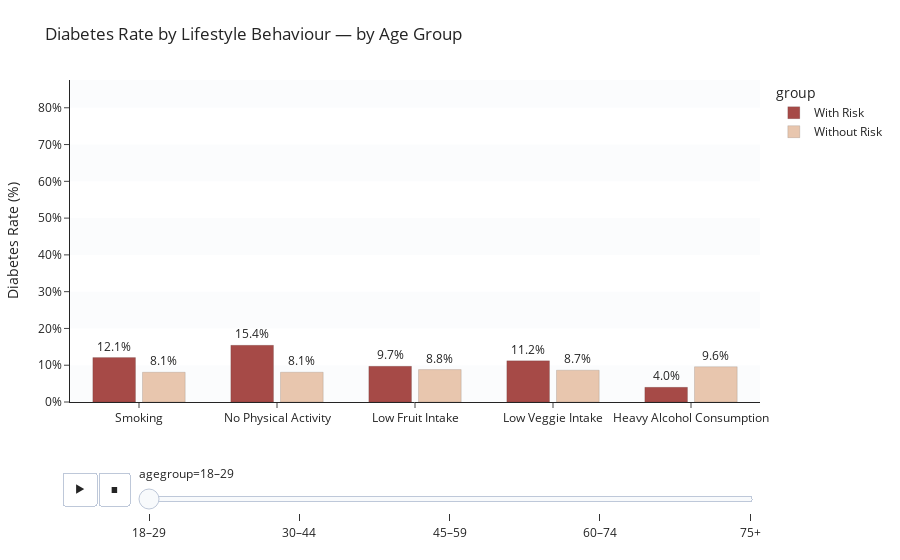

Notebook code cell kept with this figure:
### Code cell
RISK_VALUE = {"smoker":1, "physactivity":0, "fruits":0, "veggies":0, "hvyalcoholconsump":1}
COLOR_MAP  = {"With Risk":"#A64A47", "Without Risk":"#E8C6AE"}
AGE_ORDER  = ["18–29","30–44","45–59","60–74","75+"]
CAT_ORDER  = [lbl for _, lbl in FACTOR_ORDER]

d = df_brfss.copy()
d.columns = d.columns.str.lower()

db = pd.to_numeric(d.get("diabetes_binary"), errors="coerce")
d = d.assign(diabetes_binary=(db == 1).astype(float)).dropna(subset=["diabetes_binary"])

if "age" in d.columns:
    age = pd.to_numeric(d["age"], errors="coerce")
    if age.dropna().between(1,13).all():
        def _map_code(a):
            if a in (1,2): return "18–29"
            if a in (3,4,5): return "30–44"
            if a in (6,7,8): return "45–59"
            if a in (9,10,11): return "60–74"
            if a in (12,13): return "75+"
            return np.nan
        d["agegroup"] = age.astype("Int64").map(_map_code)
    else:
        d["agegroup"] = pd.cut(age, [18,30,45,60,75,np.inf],
                               labels=AGE_ORDER, right=False, include_lowest=True)

fcols = [k for k,_ in FACTOR_ORDER]
idvars = ["diabetes_binary"] + (["agegroup"] if "agegroup" in d.columns else [])
df_long = d.melt(id_vars=idvars, value_vars=fcols,
                 var_name="factor", value_name="value")
df_long["value"] = pd.to_numeric(df_long["value"], errors="coerce").where(lambda s: s.isin([0,1]))
df_long = df_long.dropna(subset=["value"])

risk_map = pd.Series(RISK_VALUE)
df_long["group"] = np.where(df_long["value"] == df_long["factor"].map(risk_map),
                            "With Risk", "Without Risk")
df_long["Factor"] = pd.Categorical(df_long["factor"].map(dict(FACTOR_ORDER)),
                                   categories=CAT_ORDER, ordered=True)

gkeys = ["Factor","group"] + (["agegroup"] if "agegroup" in df_long.columns else [])
summary = (df_long.groupby(gkeys, observed=True)["diabetes_binary"]
                  .agg(sum="sum", n="count", prev="mean")
                  .reset_index())
summary["text"] = (summary["prev"]*100).round(1).astype(str) + "%"

ymax = min(1.0, max(0.05, float(summary["prev"].max())*1.25))

fig = px.bar(
    summary, x="Factor", y="prev", color="group",
    barmode="group", text="text",
    animation_frame=("agegroup" if "agegroup" in summary.columns else None),
    color_discrete_map=COLOR_MAP,
    category_orders={"Factor": CAT_ORDER, "agegroup": AGE_ORDER},
    title="Diabetes Rate by Lifestyle Behaviour" + ("" if "agegroup" not in summary.columns else " — by Age Group")
)

fig.update_traces(
    textposition="outside",
    hovertemplate="<b>%{x}</b><br>%{legendgroup}: %{y:.1%}<br>n=%{customdata[0]}  cases=%{customdata[1]}<extra></extra>",
    customdata=np.c_[summary["n"], summary["sum"]],
    marker_line_width=1, marker_line_color="rgba(0,0,0,0.12)"
)

for i, y0 in enumerate(np.arange(0, ymax, 0.10)):
    if i % 2 == 0:
        fig.add_hrect(y0=y0, y1=min(y0+0.10, ymax),
                      fillcolor="#F2F4F7", line_width=0, layer="below")

fig.update_layout(
    template="simple_white",
    bargap=0.28, bargroupgap=0.14, showlegend=True,
    xaxis=dict(title="", showgrid=False, categoryorder="array", categoryarray=CAT_ORDER),
    yaxis=dict(title="Diabetes Rate (%)", tickformat=".0%", dtick=0.10, range=[0, ymax], showgrid=False),
    margin=dict(l=70, r=30, t=80, b=80)
)

fig.show()

### Figure 1 — Plotly figure (JSON) as saved in the notebook; plotly's stock layout.template omitted (floating-point values rounded to 4 significant figures)
{"data": [{"alignmentgroup": "True", "customdata": [[646, 78], [3306, 894], [9126, 4567], [15139, 9412], [5381, 3366], [1729, 140], [5056, 1097], [10997, 4526], [13873, 8020], [5439, 3246], [350, 54], [1877, 608], [5793, 3370], [9063, 6348], [3910, 2679], [2025, 164], [6485, 1383], [14330, 5723], [19949, 11084], [6910, 3933], [967, 94], [3389, 940], [8485, 4201], [11355, 7291], [3247, 2127], [1408, 124], [4973, 1051], [11638, 4892], [17657, 10141], [7573, 4485], [491, 55], [1505, 465], [4312, 2307], [6297, 4257], [2327, 1526], [1884, 163], [6857, 1526], [15811, 6786], [22715, 13175], [8493, 5086], [175, 7], [488, 100], [984, 258], [1116, 374], [257, 93], [2200, 211], [7874, 1891], [19139, 8835], [27896, 17058], [10563, 6519]], "hovertemplate": "<b>%{x}</b><br>%{legendgroup}: %{y:.1%}<br>n=%{customdata[0]}  cases=%{customdata[1]}<extra></extra>", "legendgroup": "With Risk", "marker": {"color": "#A64A47", "line": {"color": "rgba(0,0,0,0.12)", "width": 1}, "pattern": {"shape": ""}}, "name": "With Risk", "offsetgroup": "With Risk", "orientation": "v", "showlegend": true, "text": ["12.1%", "15.4%", "9.7%", "11.2%", "4.0%"], "textposition": "outside", "type": "bar", "x": ["Smoking", "No Physical Activity", "Low Fruit Intake", "Low Veggie Intake", "Heavy Alcohol Consumption"], "xaxis": "x", "y": [0.1207, 0.1543, 0.09721, 0.112, 0.04], "yaxis": "y"}, {"alignmentgroup": "True", "customdata": [[646, 78], [3306, 894], [9126, 4567], [15139, 9412], [5381, 3366], [1729, 140], [5056, 1097], [10997, 4526], [13873, 8020], [5439, 3246], [350, 54], [1877, 608], [5793, 3370], [9063, 6348], [3910, 2679], [2025, 164], [6485, 1383], [14330, 5723], [19949, 11084], [6910, 3933], [967, 94], [3389, 940], [8485, 4201], [11355, 7291], [3247, 2127], [1408, 124], [4973, 1051], [11638, 4892], [17657, 10141], [7573, 4485], [491, 55], [1505, 465], [4312, 2307], [6297, 4257], [2327, 1526], [1884, 163], [6857, 1526], [15811, 6786], [22715, 13175], [8493, 5086], [175, 7], [488, 100], [984, 258], [1116, 374], [257, 93], [2200, 211], [7874, 1891], [19139, 8835], [27896, 17058], [10563, 6519]], "hovertemplate": "<b>%{x}</b><br>%{legendgroup}: %{y:.1%}<br>n=%{customdata[0]}  cases=%{customdata[1]}<extra></extra>", "legendgroup": "Without Risk", "marker": {"color": "#E8C6AE", "line": {"color": "rgba(0,0,0,0.12)", "width": 1}, "pattern": {"shape": ""}}, "name": "Without Risk", "offsetgroup": "Without Risk", "orientation": "v", "showlegend": true, "text": ["8.1%", "8.1%", "8.8%", "8.7%", "9.6%"], "textposition": "outside", "type": "bar", "x": ["Smoking", "No Physical Activity", "Low Fruit Intake", "Low Veggie Intake", "Heavy Alcohol Consumption"], "xaxis": "x", "y": [0.08097, 0.08099, 0.08807, 0.08652, 0.09591], "yaxis": "y"}], "layout": {"bargap": 0.28, "bargroupgap": 0.14, "barmode": "group", "legend": {"title": {"text": "group"}, "tracegroupgap": 0}, "margin": {"b": 80, "l": 70, "r": 30, "t": 80}, "shapes": [{"fillcolor": "#F2F4F7", "layer": "below", "line": {"width": 0}, "type": "rect", "x0": 0, "x1": 1, "xref": "x domain", "y0": 0, "y1": 0.1, "yref": "y"}, {"fillcolor": "#F2F4F7", "layer": "below", "line": {"width": 0}, "type": "rect", "x0": 0, "x1": 1, "xref": "x domain", "y0": 0.2, "y1": 0.3, "yref": "y"}, {"fillcolor": "#F2F4F7", "layer": "below", "line": {"width": 0}, "type": "rect", "x0": 0, "x1": 1, "xref": "x domain", "y0": 0.4, "y1": 0.5, "yref": "y"}, {"fillcolor": "#F2F4F7", "layer": "below", "line": {"width": 0}, "type": "rect", "x0": 0, "x1": 1, "xref": "x domain", "y0": 0.6, "y1": 0.7, "yref": "y"}, {"fillcolor": "#F2F4F7", "layer": "below", "line": {"width": 0}, "type": "rect", "x0": 0, "x1": 1, "xref": "x domain", "y0": 0.8, "y1": 0.8755, "yref": "y"}], "showlegend": true, "sliders": [{"active": 0, "currentvalue": {"prefix": "agegroup="}, "len": 0.9, "pad": {"b": 10, "t": 60}, "steps": [{"args": [["18–29"], {"frame": {"duration": 0, "redraw": true}, "fromcurrent": true, "mode": "immediate", "transition": {"duration": 0, "easing": "linear"}}], "label": "18–29", "method": "animate"}, {"args": [["30–44"], {"frame": {"duration": 0, "redraw": true}, "fromcurrent": true, "mode": "immediate", "transition": {"duration": 0, "easing": "linear"}}], "label": "30–44", "method": "animate"}, {"args": [["45–59"], {"frame": {"duration": 0, "redraw": true}, "fromcurrent": true, "mode": "immediate", "transition": {"duration": 0, "easing": "linear"}}], "label": "45–59", "method": "animate"}, {"args": [["60–74"], {"frame": {"duration": 0, "redraw": true}, "fromcurrent": true, "mode": "immediate", "transition": {"duration": 0, "easing": "linear"}}], "label": "60–74", "method": "animate"}, {"args": [["75+"], {"frame": {"duration": 0, "redraw": true}, "fromcurrent": true, "mode": "immediate", "transition": {"duration": 0, "easing": "linear"}}], "label": "75+", "method": "animate"}], "x": 0.1, "xanchor": "left", "y": 0, "yanchor": "top"}], "title": {"text": "Diabetes Rate by Lifestyle Behaviour — by Age Group"}, "updatemenus": [{"buttons": [{"args": [null, {"frame": {"duration": 500, "redraw": true}, "fromcurrent": true, "mode": "immediate", "transition": {"duration": 500, "easing": "linear"}}], "label": "&#9654;", "method": "animate"}, {"args": [[null], {"frame": {"duration": 0, "redraw": true}, "fromcurrent": true, "mode": "immediate", "transition": {"duration": 0, "easing": "linear"}}], "label": "&#9724;", "method": "animate"}], "direction": "left", "pad": {"r": 10, "t": 70}, "showactive": false, "type": "buttons", "x": 0.1, "xanchor": "right", "y": 0, "yanchor": "top"}], "xaxis": {"anchor": "y", "categoryarray": ["Smoking", "No Physical Activity", "Low Fruit Intake", "Low Veggie Intake", "Heavy Alcohol Consumption"], "categoryorder": "array", "domain": [0, 1], "showgrid": false, "title": {"text": ""}}, "yaxis": {"anchor": "x", "domain": [0, 1], "dtick": 0.1, "range": [0, 0.8755], "showgrid": false, "tickformat": ".0%", "title": {"text": "Diabetes Rate (%)"}}}}
